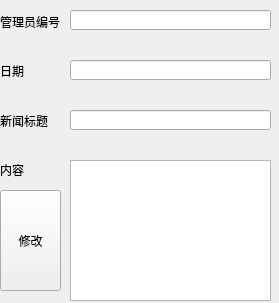
<?xml version="1.0" encoding="UTF-8"?>
<ui version="4.0">
 <class>Form</class>
 <widget class="QWidget" name="Form">
  <property name="geometry">
   <rect>
    <x>0</x>
    <y>0</y>
    <width>279</width>
    <height>303</height>
   </rect>
  </property>
  <property name="windowTitle">
   <string>Form</string>
  </property>
  <widget class="QWidget" name="verticalLayoutWidget">
   <property name="geometry">
    <rect>
     <x>0</x>
     <y>0</y>
     <width>71</width>
     <height>191</height>
    </rect>
   </property>
   <layout class="QVBoxLayout" name="verticalLayout">
    <item>
     <widget class="QLabel" name="label">
      <property name="text">
       <string>管理员编号</string>
      </property>
     </widget>
    </item>
    <item>
     <widget class="QLabel" name="label_3">
      <property name="text">
       <string>日期</string>
      </property>
     </widget>
    </item>
    <item>
     <widget class="QLabel" name="label_4">
      <property name="text">
       <string>新闻标题</string>
      </property>
     </widget>
    </item>
    <item>
     <widget class="QLabel" name="label_2">
      <property name="text">
       <string>内容</string>
      </property>
     </widget>
    </item>
   </layout>
  </widget>
  <widget class="QLineEdit" name="lineEdit">
   <property name="geometry">
    <rect>
     <x>70</x>
     <y>10</y>
     <width>201</width>
     <height>20</height>
    </rect>
   </property>
  </widget>
  <widget class="QLineEdit" name="lineEdit_2">
   <property name="geometry">
    <rect>
     <x>70</x>
     <y>60</y>
     <width>201</width>
     <height>20</height>
    </rect>
   </property>
  </widget>
  <widget class="QLineEdit" name="lineEdit_3">
   <property name="geometry">
    <rect>
     <x>70</x>
     <y>110</y>
     <width>201</width>
     <height>20</height>
    </rect>
   </property>
  </widget>
  <widget class="QPushButton" name="pushButton">
   <property name="geometry">
    <rect>
     <x>0</x>
     <y>190</y>
     <width>61</width>
     <height>101</height>
    </rect>
   </property>
   <property name="text">
    <string>修改</string>
   </property>
  </widget>
  <widget class="QTextEdit" name="textEdit">
   <property name="geometry">
    <rect>
     <x>70</x>
     <y>160</y>
     <width>201</width>
     <height>141</height>
    </rect>
   </property>
  </widget>
 </widget>
 <resources/>
 <connections/>
</ui>
